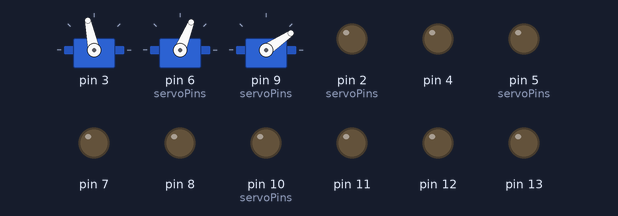
Simulated run of this sketch. Board: Arduino Uno, built with avr-gcc and run on an emulated ATmega328P. Parts: 3 × servo, output pins drawn as LEDs (lit = HIGH).

Above: at 0.05 s.
At 0.45 s:
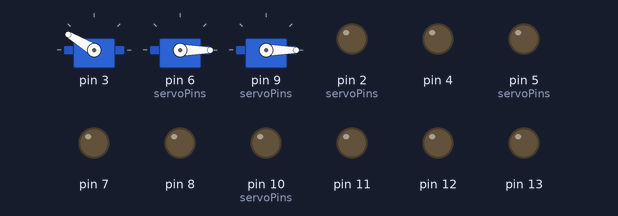
At 0.85 s:
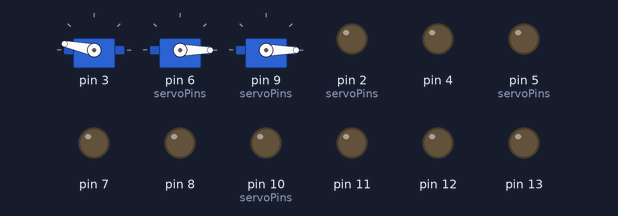
At 1.7 s:
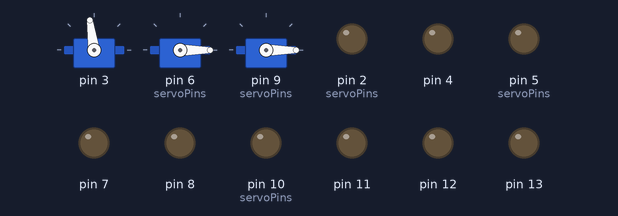
At 2.55 s:
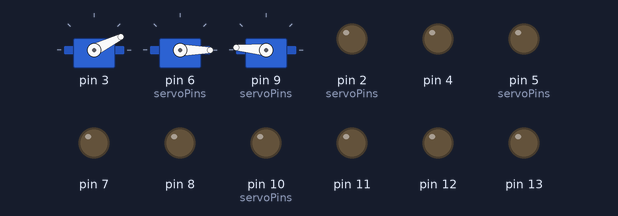
At 3.4 s:
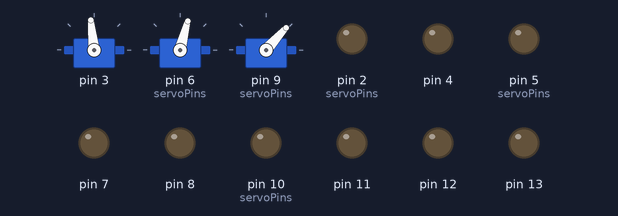
Timing chart, 0 to 7.9 s (numbered marks = the images above):
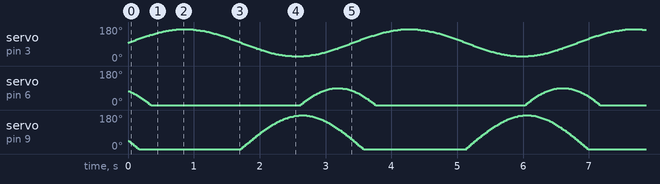

The sketch:

DimDarbs.ino
```cpp
#include <Servo.h>
Servo servo[5];

int servoPins[] = { 2, 5, 6, 9, 10 };
int angles[] = { 151, 99, 45, 139, 45 };
int minAngles[] = { 133, 56, 0, 100, 0 };
int maxAngles[] = { 169, 141, 90, 179, 90 };
long tick = 0;

void setup()
{
  for(int i = 2; i <= 13; i++)
    pinMode(i, OUTPUT);

  servo[0].attach(3);
  //servo[1].attach(5);
  servo[2].attach(6);
  servo[3].attach(9);
  //servo[4].attach(10);
}

void loop()
{
  for(int i = 0; i < 5; i++)
  {
    double f = tick * 0.021 + i;
    double d = (sin(f) * 2.0 - 1.0) * 360.0;
    angles[i] = (int)map(d, 0, 360, minAngles[i], maxAngles[i]);

    servo[i].write(angles[i]);
  }

  Serial.println();

  delay(10);
  tick++;
}
```
